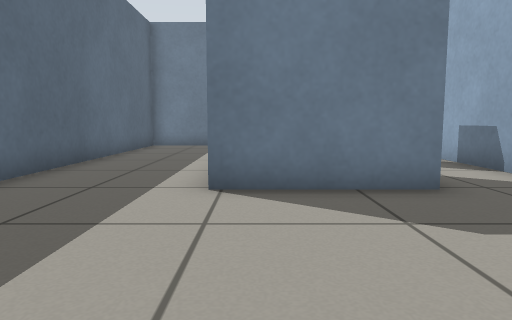
View 1 (above)

16 first-person views from a walk through a Gazebo world. The camera is 0.5 m above the floor, tilts 6° down and sees 70° across. The floor is counted in squares, 0.5 m on a side. Each view is taken from the middle of a square. On the plan, view 1 faces up. The plan holds only what a view shows up to about 13 squares ahead; the rest is blank.

View 2
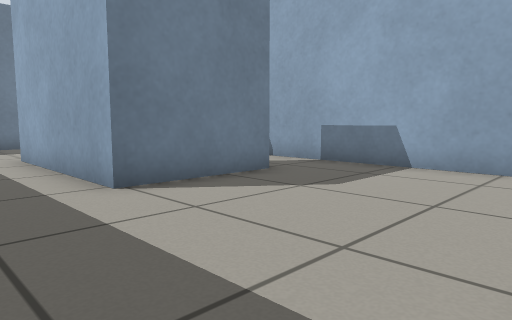

View 3
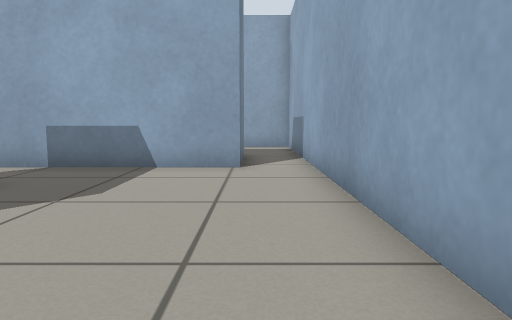

View 4
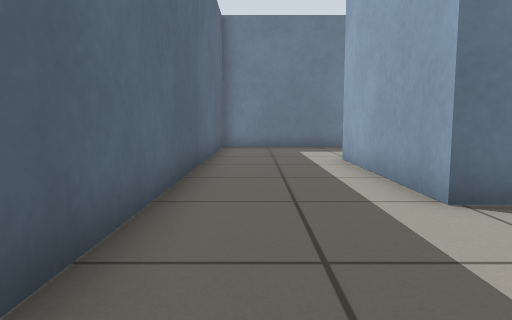

View 5
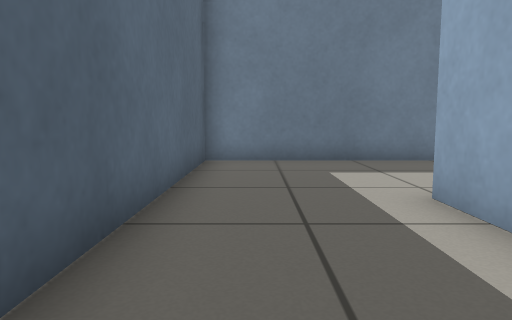

View 6
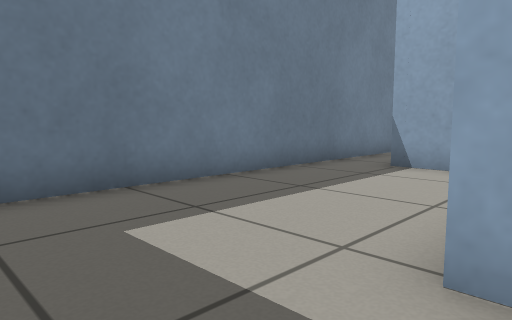

View 7
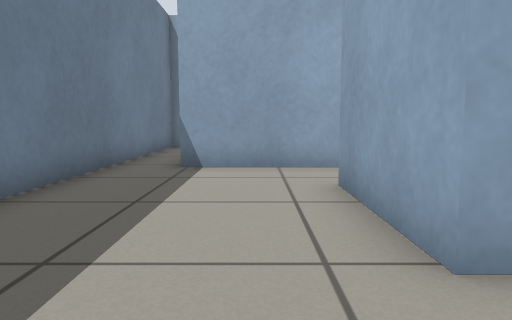

View 8
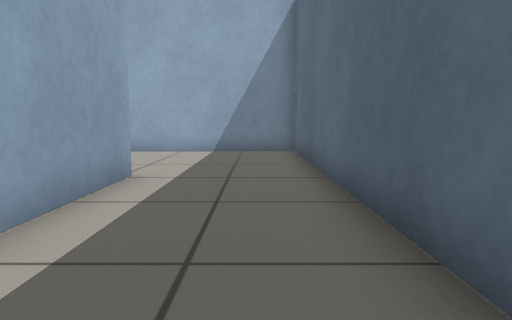

View 9
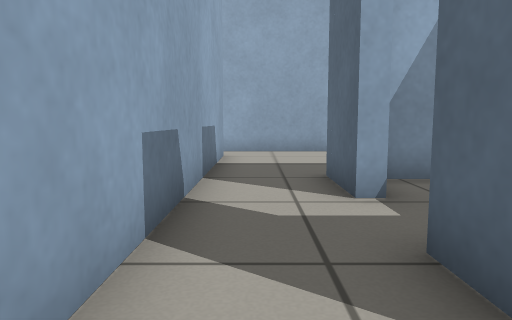

View 10
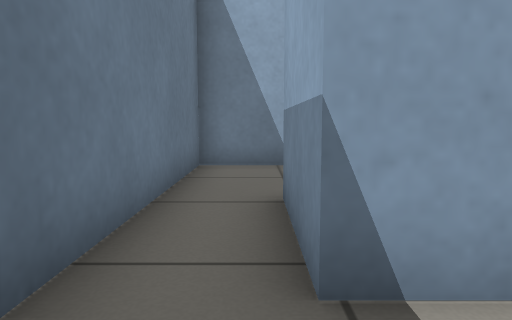

View 11
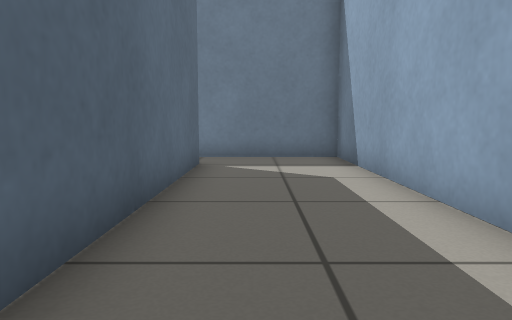

View 12
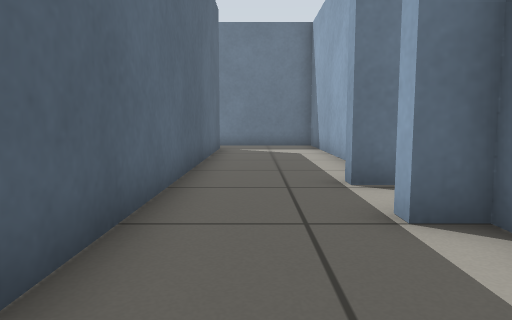

View 13
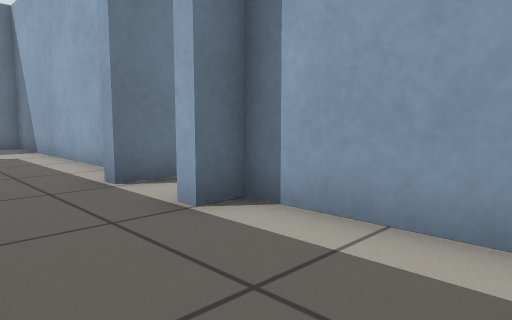

View 14
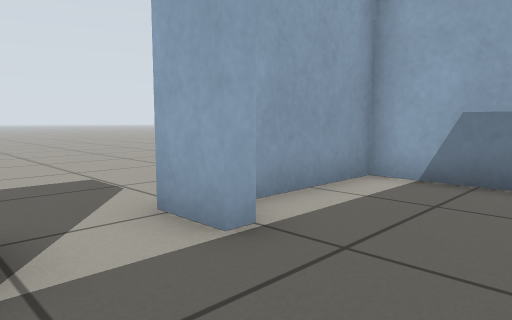

View 15
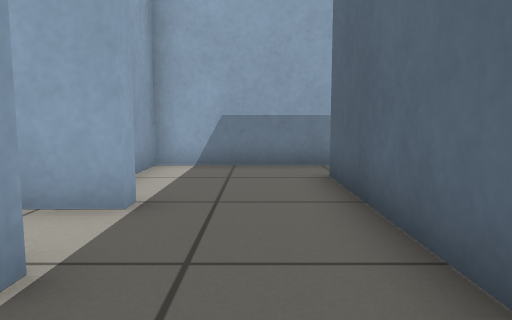

View 16
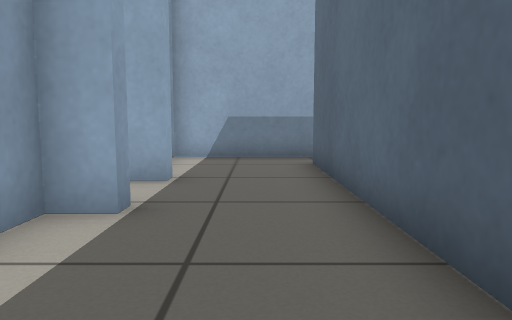

### Floor plan
Points are (right, up) in squares from view 1. A wall is a line through its corners. A room is listed if a view was taken in it or the views show most of it. See-through windows are left out.
Room 1 (views 1, 2, 3, 4, 5, 6, 7, 8, 9, 10)
walls: (2.7, 7.3) (2.7, 5.3) (-0.7, 5.3) (-0.7, 10.7) (2.8, 10.7); (2.7, 10.2) (2.7, 9.2); (5, 9.4) (5, 13.6); (5, 1.3) (5, 7.4); (4.6, 15.3) (-4.3, 15.3) (-4.3, -0.3) (3.4, -0.3)
ways out: opening at (4.5, 0.5) to room 2; opening at (5, 14) to room 2; opening at (3.5, 10) to room 3; opening at (4, 7) to room 3
Room 2 (views 11, 12, 13, 14, 15, 16)
walls: (10.5, 5.7) (10.5, 6.1) (11.3, 6.1) (11.3, 15.3) (4.6, 15.3); (7.2, 1.3) (5, 1.3); (5, 13.6) (7.7, 13.6) (7.7, 1.2); (3.4, -0.3) (11.3, -0.3) (11.3, 3.5) (10.5, 3.5) (10.5, 3.9)
ways out: opening at (4.5, 0.5) to room 1; opening at (5, 14) to room 1; opening at (11.5, 4.5)
Room 3 (no view inside)
walls: (2.3, 7.3) (2.7, 7.3); (0.9, 5.7) (1.8, 5.7); (5, 7.4) (5, 9.4)
ways out: opening at (3.5, 10) to room 1; opening at (4, 7) to room 1

Where each view was taken, in squares from view 1:
view 1: 0 up, 0 right, facing up
view 2: 0 up, 3 left, facing up-right
view 3: 1 up, 3 left, facing right
view 4: 1 up, 3 left, facing up
view 5: 6 up, 3 left, facing up
view 6: 10 up, 3 left, facing up-right
view 7: 12 up, 3 left, facing right
view 8: 12 up, 3 left, facing down
view 9: 12 up, 4 right, facing down
view 10: 14 up, 3 right, facing right
view 11: 5 up, 9 right, facing up
view 12: 0 up, 9 right, facing up
view 13: 0 up, 8 right, facing up-right
view 14: 6 up, 8 right, facing down-right
view 15: 8 up, 9 right, facing down
view 16: 10 up, 9 right, facing down
